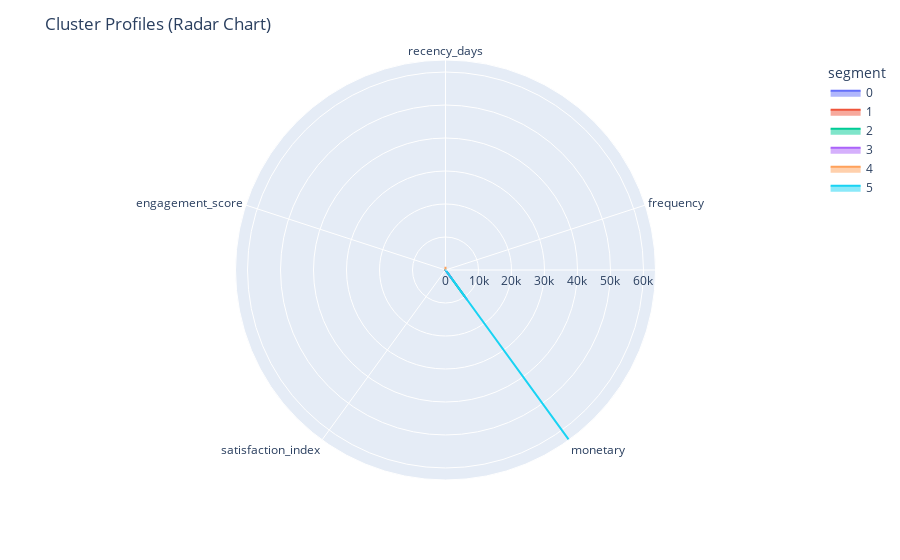

Notebook source saved alongside this figure:
### Code cell
import plotly.express as px
import pandas as pd

cluster_summary = df.groupby('segment')[features].mean().reset_index()
cluster_summary = cluster_summary.melt(id_vars='segment', var_name='Feature', value_name='Value')

fig = px.line_polar(cluster_summary, r='Value', theta='Feature', color='segment', line_close=True)
fig.update_traces(fill='toself')
fig.update_layout(title="Cluster Profiles (Radar Chart)")
fig.show()

### Figure 1 — Plotly figure (JSON) as saved in the notebook; plotly's stock layout.template omitted (floating-point values rounded to 4 significant figures)
{"data": [{"fill": "toself", "hovertemplate": "segment=0<br>Value=%{r}<br>Feature=%{theta}<extra></extra>", "legendgroup": "0", "line": {"color": "#636efa", "dash": "solid"}, "marker": {"symbol": "circle"}, "mode": "lines", "name": "0", "r": [94.02, 12.63, 11230.0, 2.368, 0.7708, 94.02], "showlegend": true, "subplot": "polar", "theta": ["recency_days", "frequency", "monetary", "satisfaction_index", "engagement_score", "recency_days"], "type": "scatterpolar"}, {"fill": "toself", "hovertemplate": "segment=1<br>Value=%{r}<br>Feature=%{theta}<extra></extra>", "legendgroup": "1", "line": {"color": "#EF553B", "dash": "solid"}, "marker": {"symbol": "circle"}, "mode": "lines", "name": "1", "r": [135.8, 4.172, 3031.0, 0.007652, 0.3975, 135.8], "showlegend": true, "subplot": "polar", "theta": ["recency_days", "frequency", "monetary", "satisfaction_index", "engagement_score", "recency_days"], "type": "scatterpolar"}, {"fill": "toself", "hovertemplate": "segment=2<br>Value=%{r}<br>Feature=%{theta}<extra></extra>", "legendgroup": "2", "line": {"color": "#00cc96", "dash": "solid"}, "marker": {"symbol": "circle"}, "mode": "lines", "name": "2", "r": [107.7, 11.93, 10130.0, 0.01069, 0.4059, 107.7], "showlegend": true, "subplot": "polar", "theta": ["recency_days", "frequency", "monetary", "satisfaction_index", "engagement_score", "recency_days"], "type": "scatterpolar"}, {"fill": "toself", "hovertemplate": "segment=3<br>Value=%{r}<br>Feature=%{theta}<extra></extra>", "legendgroup": "3", "line": {"color": "#ab63fa", "dash": "solid"}, "marker": {"symbol": "circle"}, "mode": "lines", "name": "3", "r": [144.0, 4.626, 3407.0, 2.102, 0.7247, 144.0], "showlegend": true, "subplot": "polar", "theta": ["recency_days", "frequency", "monetary", "satisfaction_index", "engagement_score", "recency_days"], "type": "scatterpolar"}, {"fill": "toself", "hovertemplate": "segment=4<br>Value=%{r}<br>Feature=%{theta}<extra></extra>", "legendgroup": "4", "line": {"color": "#FFA15A", "dash": "solid"}, "marker": {"symbol": "circle"}, "mode": "lines", "name": "4", "r": [988.9, 0.2077, 166.3, 0.8008, 0.1461, 988.9], "showlegend": true, "subplot": "polar", "theta": ["recency_days", "frequency", "monetary", "satisfaction_index", "engagement_score", "recency_days"], "type": "scatterpolar"}, {"fill": "toself", "hovertemplate": "segment=5<br>Value=%{r}<br>Feature=%{theta}<extra></extra>", "legendgroup": "5", "line": {"color": "#19d3f3", "dash": "solid"}, "marker": {"symbol": "circle"}, "mode": "lines", "name": "5", "r": [154.6, 9.893, 63640.0, 1.325, 0.6357, 154.6], "showlegend": true, "subplot": "polar", "theta": ["recency_days", "frequency", "monetary", "satisfaction_index", "engagement_score", "recency_days"], "type": "scatterpolar"}], "layout": {"legend": {"title": {"text": "segment"}, "tracegroupgap": 0}, "margin": {"t": 60}, "polar": {"angularaxis": {"direction": "clockwise", "rotation": 90}, "domain": {"x": [0, 1], "y": [0, 1]}}, "title": {"text": "Cluster Profiles (Radar Chart)"}}}
